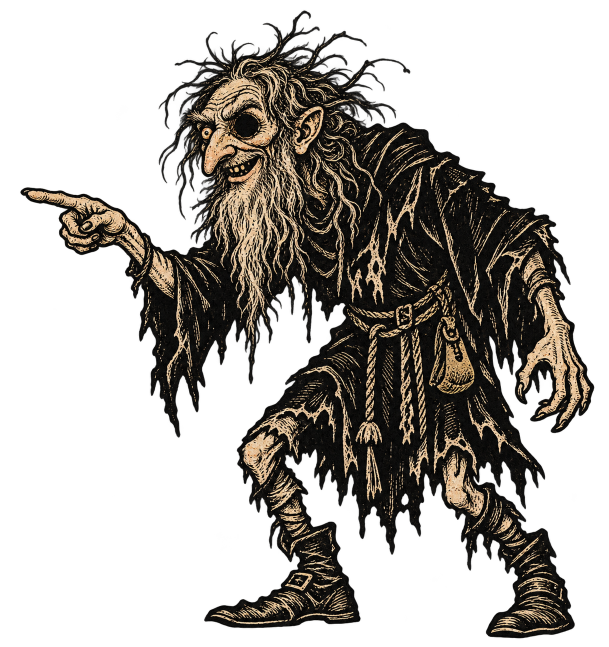
#> input picture assets/v18/riddle-keeper.png, 1217 x 1293 px (shown at 1/2 size)
$ python -i import_v18.py   (imports and definitions only)
#> lines starting #> are read from the running program, lines starting #| are printed output that depends on the picture
#!/usr/bin/env python3
"""v18 import (Magnus, incoming/magnus_zip_1101/medieval-math-riddles-v18, START_HERE.txt).
Copies (never edits) the riddle keeper, the rock occluder, the answer frame and the friendly-coif atlases into
assets/v18 and writes src/config/art_v18.js (data only; wiring in src/config/art_v18_apply.js).
Per START_HERE: walk 12 x 100 ms in 512 cells, idle 8 x 300 ms in 512 cells, attack/hurt/death held drawings in
768 cells; pivots and timings from animations.json; 512 and 768 cells are NOT drawn into the same box: each clip keeps
its own pivot and a per-clip scale calibration (measured head width per clip vs the walk; 1.0 when they agree)."""
import json, os, shutil
from PIL import Image
ROOT = os.path.dirname(os.path.dirname(os.path.abspath(__file__)))
SRC = os.path.join(ROOT, "incoming/magnus_zip_1101/medieval-math-riddles-v18")
DST = os.path.join(ROOT, "assets/v18")
# [4 lines not run here, left out]

def head_width(im, cell, n):
    # widest opaque run in the top 18% of the standing figure, averaged over frames
    ws = []
    for i in range(n):
        c = im.crop((i * cell[0], 0, (i + 1) * cell[0], cell[1])).split()[3].point(lambda v: 255 if v > 40 else 0)
        bb = c.getbbox()
        if not bb: continue
        top, h = bb[1], bb[3] - bb[1]
        band = c.crop((0, top, cell[0], top + int(h * 0.18)))
        b2 = band.getbbox(); ws.append((b2[2] - b2[0]) if b2 else 0)
    return sum(ws) / max(1, len(ws))

seqs, report = {}, {}
# [9 lines not run here, left out]
# [1 line that did not run here, left out]
# [8 lines not run here, left out]
def bbox(p, t=20):
#> called with p = 'assets/v18/riddle-keeper.png', t = 20
    im = Image.open(p).convert("RGBA"); return list(im.size), list(im.split()[3].point(lambda v: 255 if v > t else 0).getbbox())
#> in bbox, im is the input picture: PIL image 1217x1293 RGBA; mean R, G, B, A 24.6, 21.1, 16.7, 98.3
ks, kb = bbox(os.path.join(DST, "riddle-keeper.png")); rs, rb = bbox(os.path.join(DST, "rock.png"))
#> call 2 of bbox, with p = 'assets/v18/rock.png', t = 20
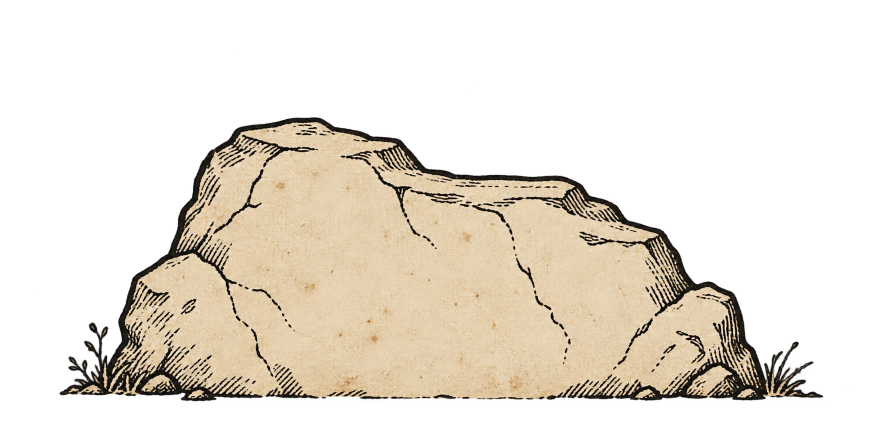
#> input picture assets/v18/rock.png, 1774 x 887 px (shown at 1/2 size)
#> in bbox, im is the input picture: PIL image 1774x887 RGBA; mean R, G, B, A 68.4, 61.7, 51.4, 87
# [9 lines not run here, left out]

>>> result = bbox('../assets/v18/answer-frame.png')
#> call 3 of bbox, with p = '../assets/v18/answer-frame.png', t = 20
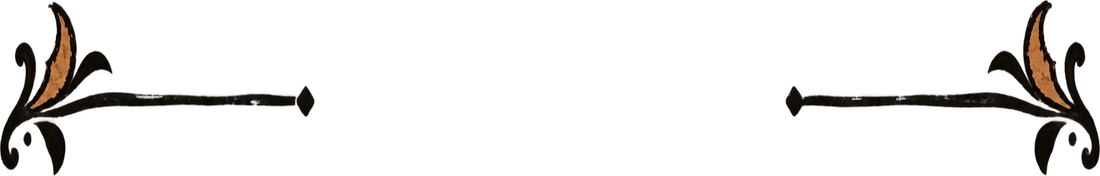
#> input picture assets/v18/answer-frame.png, 1100 x 176 px
#> in bbox, im is the input picture: PIL image 1100x176 RGBA; mean R, G, B, A 3.1, 1.9, 0.8, 22.7
#> result = ([1100, 176], [0, 0, 1100, 176])
